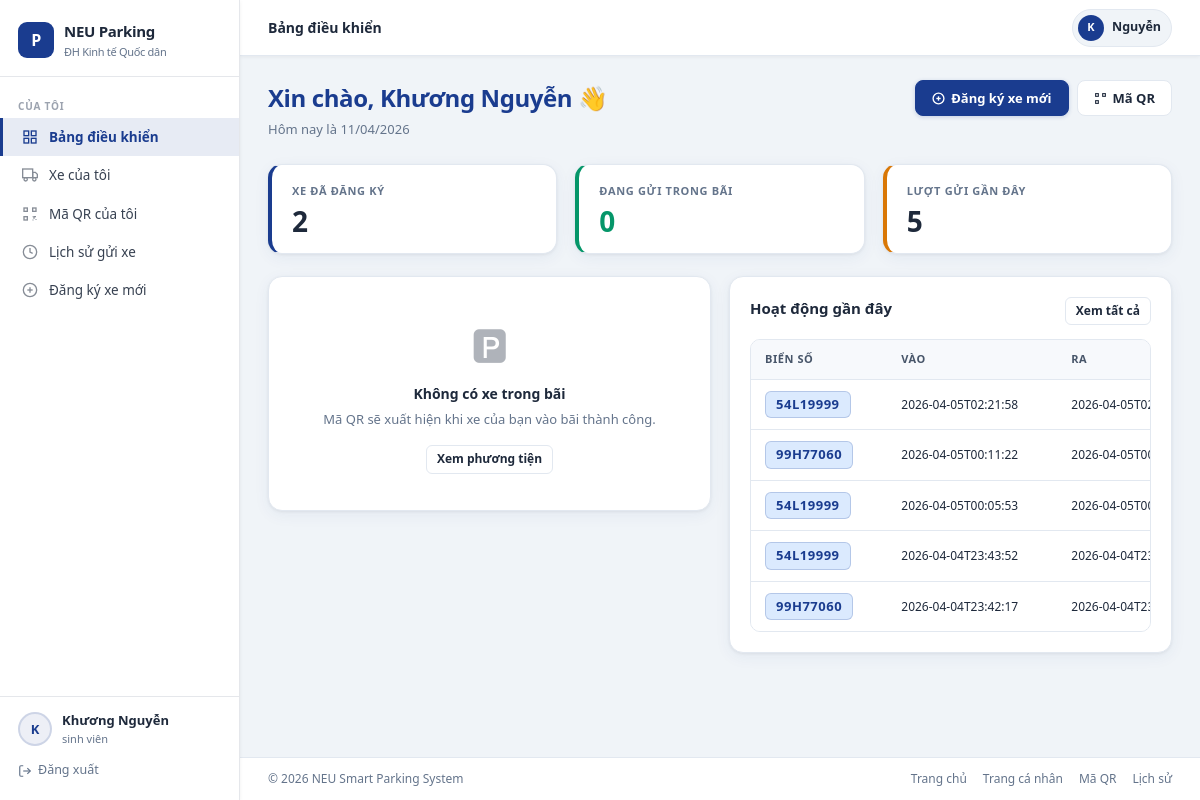
/self-dashboard (signed in), run on an earlier commit of the app's database.
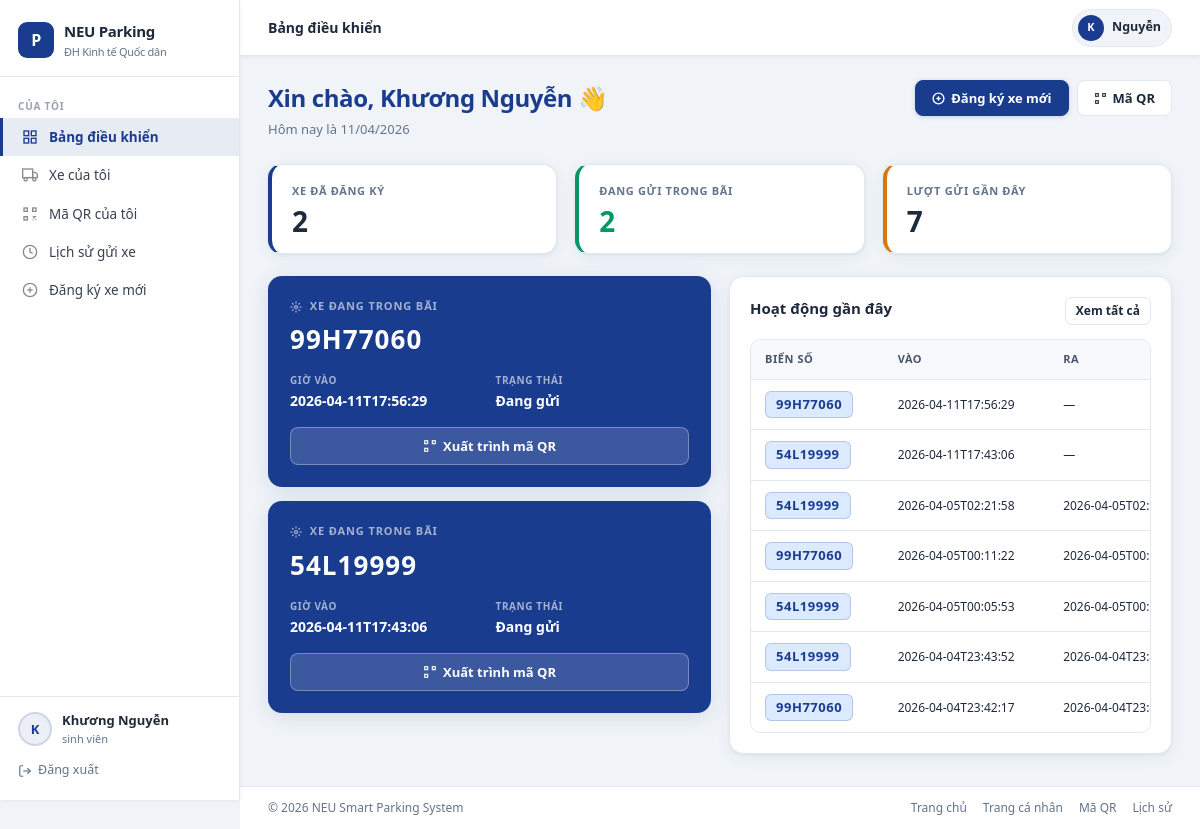
And on a later commit of the database.
### tables this page shows
CREATE TABLE parking_log (
            id INTEGER PRIMARY KEY AUTOINCREMENT,
            plate TEXT NOT NULL,
            student_code TEXT NOT NULL,
            time_in TEXT NOT NULL,
            time_out TEXT,
            gate_in TEXT,
            gate_out TEXT,
            fee INTEGER NOT NULL DEFAULT 0,
            status TEXT NOT NULL DEFAULT 'IN_PARKING',
            note TEXT,
            created_at TEXT DEFAULT CURRENT_TIMESTAMP
        );

### app.py (the view)
@app.route("/self-dashboard")
@roles_required("student")
def self_dashboard():
    student_code = g.user.get("student_code")
    vehicles_rows = list_vehicles(student_code=student_code or "")
    recent_logs = _fetch_all(
        """
        SELECT plate, time_in, time_out, fee, status
        FROM parking_log
        WHERE student_code=:student_code
        ORDER BY id DESC
        LIMIT 8
        """,
        {"student_code": student_code or ""},
    )
    active_vehicles = _fetch_all(
        """
        SELECT plate, time_in
        FROM parking_log
        WHERE student_code=:student_code AND time_out IS NULL
        ORDER BY id DESC
        """,
        {"student_code": student_code or ""},
    )
    return render_template(
        "self_dashboard.html",
        user=g.user,
        current_date=datetime.now().strftime("%d/%m/%Y"),
        my_vehicles_count=len(vehicles_rows),
        vehicles_in_parking=len(active_vehicles),
        recent_sessions_count=len(recent_logs),
        recent_logs=recent_logs,
        active_vehicles=active_vehicles,
    )

### app.py (called while the page is built)
def _engine():
    return get_engine()

def _fetch_all(sql: str, params: dict | None = None):
    with _engine().connect() as conn:
        return conn.execute(text(sql), params or {}).fetchall()

def roles_required(*roles: str):
    def decorator(view):
        @wraps(view)
        def wrapped_view(*args, **kwargs):
            if not g.user:
                return redirect(url_for("login", next=request.path))
            if g.user.get("role") not in roles:
                flash("Bạn không có quyền truy cập trang này.", "error")
                return redirect(url_for("dashboard"))
            return view(*args, **kwargs)
        return wrapped_view
    return decorator

def _translate_role(role: str | None) -> str:
    return {
        "admin": "quản trị viên",
        "guard": "bảo vệ",
        "student": "sinh viên",
    }.get((role or "").lower(), role or "-")

@app.before_request
def load_current_user():
    user_id = session.get("user_id")
    if not user_id:
        g.user = None
        return
    user = get_user_by_id(int(user_id))
    if not user:
        session.clear()
        g.user = None
        return
    g.user = user

### templates/self_dashboard.html (shortened to what the changed rows need)
{% extends 'base.html' %}
{% block extra_css %}
<link rel="stylesheet" href="{{ url_for('static', filename='css/student.css') }}">
{% endblock %}
{% block content %}
<div class="page-header">
    <div>
        <h1 class="page-title">Xin chào, {{ user.full_name }} 👋</h1>
    </div>
</div>
<div class="grid grid-3" style="margin-bottom:22px;">
    <article class="stat-card accent-green">
        <p class="stat-label">Đang gửi trong bãi</p>
        <p class="stat-value" style="color:var(--success);">{{ vehicles_in_parking }}</p>
    </article>
    <article class="stat-card accent-orange">
        <p class="stat-label">Lượt gửi gần đây</p>
        <p class="stat-value">{{ recent_sessions_count }}</p>
    </article>
</div>
<div class="grid grid-2">
    <div>
        {% if active_vehicles %}
            {% for active_vehicle in active_vehicles %}
            <div class="active-session-card" style="margin-bottom:14px;">
                <p class="session-label">
                    <svg width="12" height="12" viewBox="0 0 24 24" fill="none" stroke="currentColor" stroke-width="2.5" style="margin-right:4px;vertical-align:middle;"><circle cx="12" cy="12" r="3"/><path d="M12 1v4M12 19v4M4.22 4.22l2.83 2.83M16.95 16.95l2.83 2.83M1 12h4M19 12h4M4.22 19.78l2.83-2.83M16.95 7.05l2.83-2.83"/></svg>
                    XE ĐANG TRONG BÃI
                </p>
                <p class="session-plate">{{ active_vehicle[0] }}</p>
                <div class="session-meta">
                    <div class="meta-item">
                        <label>Giờ vào</label>
                        <span>{{ active_vehicle[1] }}</span>
                    </div>
                    <div class="meta-item">
                        <label>Trạng thái</label>
                        <span>Đang gửi</span>
                    </div>
                </div>
                <a class="btn" href="{{ url_for('student_qr') }}"
                   style="background:rgba(255,255,255,0.15);border-color:rgba(255,255,255,0.3);color:#fff;width:100%;justify-content:center;padding:9px;">
                    <svg width="14" height="14" viewBox="0 0 24 24" fill="none" stroke="currentColor" stroke-width="2"><rect x="3" y="3" width="5" height="5"/><rect x="16" y="3" width="5" height="5"/><rect x="3" y="16" width="5" height="5"/></svg>
                    Xuất trình mã QR
                </a>
            </div>
            {% endfor %}
        {% else %}
        <article class="section-card" style="text-align:center;padding:36px 20px;">
            <div style="font-size:40px;margin-bottom:10px;opacity:0.35;">🅿</div>
            <p style="font-weight:600;color:var(--text);margin-bottom:6px;">Không có xe trong bãi</p>
            <p class="muted" style="font-size:13px;margin-bottom:16px;">Mã QR sẽ xuất hiện khi xe của bạn vào bãi thành công.</p>
            <a class="btn btn-secondary btn-small" href="{{ url_for('my_vehicle') }}">Xem phương tiện</a>
        </article>
        {% endif %}
    </div>
    <article class="section-card">
        <div class="section-head">
            <h2 class="section-title">Hoạt động gần đây</h2>
        </div>
        <div class="table-wrapper">
            <table>
                <thead>
                    <tr>
                        <th>Biển số</th>
                        <th>Vào</th>
                        <th>Ra</th>
                    </tr>
                </thead>
                <tbody>
                    {% for log in recent_logs %}
                    <tr>
                        <td><span class="plate-badge">{{ log[0] }}</span></td>
                        <td style="font-size:12px;">{{ log[1] or '—' }}</td>
                        <td style="font-size:12px;">{{ log[2] or '—' }}</td>
                    </tr>
                    {% else %}
                    <tr>
                        <td colspan="5" class="muted" style="text-align:center;padding:16px;">Chưa có giao dịch.</td>
                    </tr>
                    {% endfor %}
                </tbody>
            </table>
        </div>
    </article>
</div>
{% endblock %}

What changed in the data, as far as the page shows it:
added parking_log: plate "99H77060", time_in "2026-04-11T17:56:29", log "—"
added parking_log: plate "54L19999", time_in "2026-04-11T17:43:06", log "—"
Also different on the page:
{{ vehicles_in_parking }}: "0" → "2"
{{ recent_sessions_count }}: "5" → "7"
text no longer shown: "🅿 Không có xe trong bãi Mã QR sẽ xuất hiện khi xe của bạn vào bãi thành công. Xem phương tiện"
